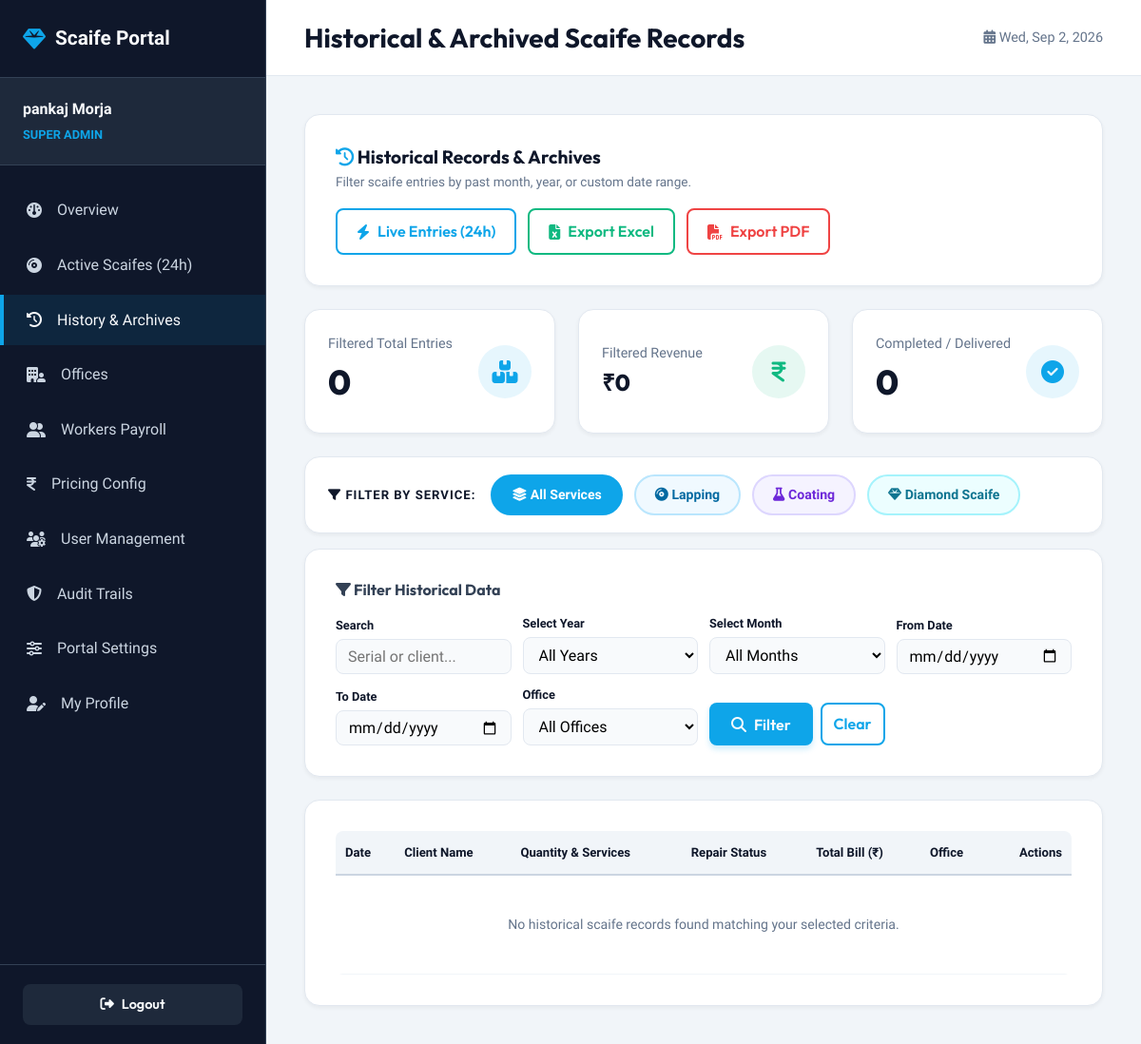
The page /dashboard/scaife/history/ (signed in) on the database as committed earlier.
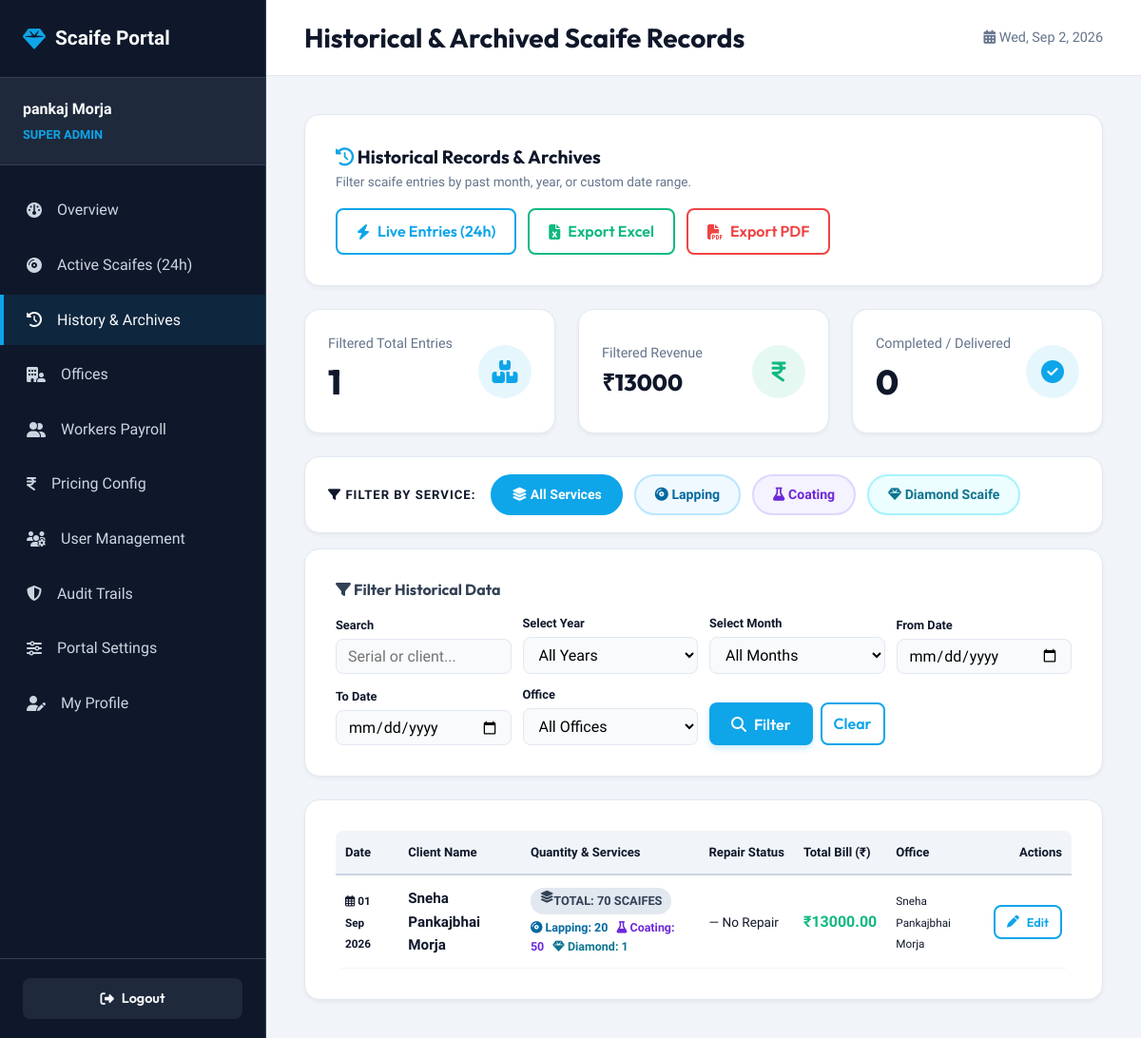
The same page on the database as committed later.
### core/models.py (models this page shows, shortened)
class ScaifeEntry(models.Model):
    STATUS_CHOICES = [
        ('received', 'Received'),
        ('lapping', 'In Lapping'),
        ('coating', 'In Coating'),
        ('qc', 'Quality Control'),
        ('ready', 'Ready for Delivery'),
        ('delivered', 'Delivered'),
    ]
    client_name = models.CharField(max_length=100)
    serial_number = models.CharField(max_length=50, blank=True, null=True)
    quantity = models.IntegerField(default=1, help_text="Quantity of Scaifes")
    quantity_lapping = models.IntegerField(default=0, help_text="Quantity of Lapping Scaifes")
    quantity_coating = models.IntegerField(default=0, help_text="Quantity of Coating Scaifes")
    quantity_diamond = models.IntegerField(default=0, help_text="Quantity of Diamond Scaifes")
    diameter = models.DecimalField(max_digits=5, decimal_places=2, default=1.00, help_text="Plate Diameter in inches (legacy)")
    service_lapping = models.BooleanField(default=True)
    service_coating = models.BooleanField(default=False)
    service_diamond_scaife = models.BooleanField(default=False)
    status = models.CharField(max_length=20, choices=STATUS_CHOICES, default='received')
    cost = models.DecimalField(max_digits=10, decimal_places=2, default=0.00)
    assigned_office = models.ForeignKey(Office, on_delete=models.CASCADE, related_name='scaife_entries', null=True, blank=True)
    created_by = models.ForeignKey(User, on_delete=models.SET_NULL, null=True, related_name='created_entries')
    received_date = models.DateField(auto_now_add=True)
    target_date = models.DateField(null=True, blank=True)
    return_date = models.DateField(null=True, blank=True)
    needs_repair = models.BooleanField(default=False, help_text="Does this scaife require repair?")
    repair_details = models.TextField(blank=True, default='', help_text="Details of repair instructions (e.g. 'I have to repair this and that')")
    notes = models.TextField(blank=True)

class Office(models.Model):
    name = models.CharField(max_length=100)
    location = models.CharField(max_length=200)
    phone = models.CharField(max_length=20)
    email = models.EmailField()
    manager_username = models.CharField(max_length=150, blank=True, default='', help_text="Auto-generated manager login username")
    manager_whatsapp = models.CharField(max_length=20, blank=True, default='', help_text="Manager's WhatsApp number (with country code, e.g. 919876543210)")

### core/views.py (the view)
# urls.py: path('dashboard/scaife/history/', views.scaife_history, name='scaife_history'),
@login_required
def scaife_history(request):
    user_profile = request.user.profile
    if user_profile.role == 'admin':
        queryset = ScaifeEntry.objects.all().order_by('-received_date')
    else:
        queryset = ScaifeEntry.objects.filter(assigned_office=user_profile.office).order_by('-received_date')
    query = request.GET.get('q', '')
    filter_status = request.GET.get('status', '')
    filter_office = request.GET.get('office', '')
    filter_year = request.GET.get('year', '')
    filter_month = request.GET.get('month', '')
    date_from = request.GET.get('from', '')
    date_to = request.GET.get('to', '')
    filter_service = request.GET.get('service', '')  # lapping | coating | diamond
    if filter_year:
        queryset = queryset.filter(received_date__year=int(filter_year))
    if filter_month:
        queryset = queryset.filter(received_date__month=int(filter_month))
    if date_from:
        queryset = queryset.filter(received_date__gte=date_from)
    if date_to:
        queryset = queryset.filter(received_date__lte=date_to)
    if query:
        queryset = queryset.filter(client_name__icontains=query) | queryset.filter(serial_number__icontains=query)
    if filter_status:
        queryset = queryset.filter(status=filter_status)
    if filter_office:
        queryset = queryset.filter(assigned_office_id=filter_office)
    if filter_service == 'lapping':
        queryset = queryset.filter(service_lapping=True)
    elif filter_service == 'coating':
        queryset = queryset.filter(service_coating=True)
    elif filter_service == 'diamond':
        queryset = queryset.filter(service_diamond_scaife=True)
    total_count = queryset.count()
    total_revenue = sum(e.cost for e in queryset)
    delivered_count = queryset.filter(status='delivered').count()
    paginator = Paginator(queryset, 20)
    page_number = request.GET.get('page')
    page_obj = paginator.get_page(page_number)
    offices = Office.objects.all()
    is_admin = user_profile.role == 'admin'
    office_obj = user_profile.office if not is_admin else None
    office_label = office_obj.name if office_obj else 'All Offices'
    all_years = ScaifeEntry.objects.dates('received_date', 'year', order='DESC')
    available_years = [d.year for d in all_years]
    context = {
        'scaife_entries': page_obj.object_list,
        'page_obj': page_obj,
        'is_paginated': page_obj.has_other_pages(),
        'offices': offices,
        'query': query,
        'filter_status': filter_status,
        'filter_office': filter_office,
        'filter_year': filter_year,
        'filter_month': filter_month,
        'date_from': date_from,
        'date_to': date_to,
        'filter_service': filter_service,
        'is_admin': is_admin,
        'office_obj': office_obj,
        'office_label': office_label,
        'available_years': available_years,
        'total_count': total_count,
        'total_revenue': total_revenue,
        'delivered_count': delivered_count,
    }
    return render(request, 'dashboard/scaife_history.html', context)

### core/context_processors.py (called while the page is built)
def branding_context(request):
    try:
        settings = BrandingSettings.get_solo()
    except Exception:
        settings = None
    return {'branding': settings}

### core/models.py (called while the page is built)
    @classmethod
    def get_solo(cls):
        obj, created = cls.objects.get_or_create(id=1)
        return obj

### core/templates/dashboard/scaife_history.html (shortened to what the changed rows need)
{% extends 'dashboard/dashboard_base.html' %}
{% block db_page_title %}Historical & Archived Scaife Records{% endblock %}
{% block db_content %}
<div class="widgets-grid" style="margin-bottom: 24px;">
    <div class="widget-card">
        <div class="widget-details">
            <span>Filtered Total Entries</span>
            <div class="widget-value">{{ total_count }}</div>
        </div>
    </div>
    <div class="widget-card">
        <div class="widget-details">
            <span>Filtered Revenue</span>
            <div class="widget-value" style="font-size: 1.5rem;">₹{{ total_revenue|floatformat:0 }}</div>
        </div>
    </div>
</div>
<div class="db-panel">
    <div class="table-responsive">
        <table class="db-table">
            <thead>
                <tr>
                    <th>Date</th>
                    <th>Client Name</th>
                    <th>Quantity & Services</th>
                    <th>Repair Status</th>
                    <th>Total Bill (₹)</th>
                    <th>Office</th>
                    <th style="text-align: right;">Actions</th>
                </tr>
            </thead>
            <tbody>
                {% for scaife in scaife_entries %}
                    <tr style="{% if scaife.needs_repair %}background: rgba(245,158,11,0.05);{% endif %}">
                        <td>
                            <small style="color: var(--txt-dark-600); font-weight: 600;">
                                <i class="fa-regular fa-calendar-days"></i> {{ scaife.received_date|date:"d M Y" }}
                            </small>
                        </td>
                        <td>
                            <strong style="color: var(--txt-dark-900); font-size: 0.95rem;">{{ scaife.client_name }}</strong>
                        </td>
                        <td>
                            <div style="display: flex; flex-direction: column; gap: 4px;">
                                <span class="badge badge-received" style="width: fit-content;">
                                    <i class="fa-solid fa-layer-group"></i> Total: {{ scaife.quantity }} Scaife{% if scaife.quantity > 1 %}s{% endif %}
                                </span>
                                <div style="font-size: 0.78rem; color: var(--txt-dark-600);">
                                    {% if scaife.quantity_lapping > 0 %}
                                        <span style="color: #0369a1; font-weight: 600;"><i class="fa-solid fa-compact-disc"></i> Lapping: {{ scaife.quantity_lapping }}</span>
                                    {% endif %}
                                    {% if scaife.quantity_coating > 0 %}
                                        <span style="color: #6d28d9; font-weight: 600; margin-left: 6px;"><i class="fa-solid fa-flask"></i> Coating: {{ scaife.quantity_coating }}</span>
                                    {% endif %}
                                    {% if scaife.quantity_diamond > 0 %}
                                        <span style="color: #0e7490; font-weight: 600; margin-left: 6px;"><i class="fa-solid fa-gem"></i> Diamond: {{ scaife.quantity_diamond }}</span>
                                    {% endif %}
                                </div>
                            </div>
                        </td>
                        <td>
                            {% if scaife.needs_repair %}
                            <div style="background: rgba(245,158,11,0.12); border: 1px solid #fbbf24; padding: 6px 12px; border-radius: 8px; max-width: 260px;">
                                <span style="color: #92400e; font-weight: 700; font-size: 0.8rem; display: inline-flex; align-items: center; gap: 4px;">
                                    <i class="fa-solid fa-screwdriver-wrench"></i> Repair Required
                                </span>
                                {% if scaife.repair_details %}
                                <div style="font-size: 0.78rem; color: #b45309; margin-top: 3px; line-height: 1.3;">
                                    {{ scaife.repair_details }}
                                </div>
                                {% endif %}
                            </div>
                            {% else %}
                            <span style="color: var(--txt-dark-300); font-size: 0.85rem;">— No Repair</span>
                            {% endif %}
                        </td>
                        <td><strong style="color: var(--clr-success); font-size: 1rem;">₹{{ scaife.cost|floatformat:2 }}</strong></td>
                        <td><small style="color: var(--txt-dark-500);">{{ scaife.assigned_office.name|default:"General" }}</small></td>
                        <td style="text-align: right;">
                            <div style="display: inline-flex; gap: 8px;">
                                <a href="{% url 'scaife_edit' scaife.pk %}" class="btn btn-outline" style="padding: 6px 12px; font-size: 0.8rem; border-color: var(--clr-primary); color: var(--clr-primary);">
                                    <i class="fa-solid fa-pen"></i> Edit
                                </a>
                            </div>
                        </td>
                    </tr>
                {% empty %}
                    <tr>
                        <td colspan="7" class="text-center" style="padding: 40px; color: var(--txt-dark-400);">No historical scaife records found matching your selected criteria.</td>
                    </tr>
                {% endfor %}
            </tbody>
        </table>
    </div>
</div>
{% endblock %}

Rows that differ between the two databases and show on the page:
added ScaifeEntry: received_date "01 Sep 2026", client_name "Sneha Pankajbhai Morja", quantity "70", quantity_lapping "20", quantity_coating "50", quantity_diamond "1", needs_repair "— No Repair", cost "13000.00", assigned_office.name "Sneha Pankajbhai Morja"
Other text that changed with them:
{{ total_count }}: "0" → "1"
{{ total_revenue|floatformat:0 }}: "0" → "13000"
text no longer shown: "No historical scaife records found matching your selected criteria."
